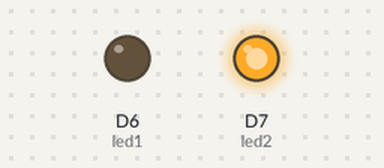
A sketch run on a simulated ESP8266 (NodeMCU). On the bench: output pins drawn as LEDs (lit = HIGH).

Above: at 0.2 s.
At 37.8 s:
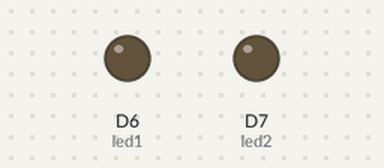
Timing chart, 0 to 39.3 s (numbered marks = the images above):
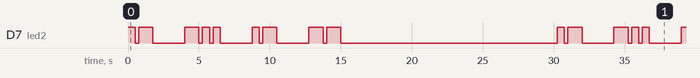

The sketch:

morsecode.ino
```cpp
int led1 = D6;

int led2 = D7;


void setup() {


    pinMode(led1, OUTPUT);
    pinMode(led2, OUTPUT);

}


void loop() {
    // To blink the LED, first we'll turn it on...
    //digitalWrite(led1, HIGH);
    //dots are represented by .5 second intervals
    //dashes are represented by 2 second intervals
    //there is a 2 second delay between letters
    //and a 15 second delay betwee iterations of the name


    //A
    digitalWrite(led2, HIGH);
    delay(500);
    digitalWrite(led2, LOW);
    delay(250);
    digitalWrite(led2, HIGH);
    delay(1000);
    digitalWrite(led2, LOW);
    delay(250);
    digitalWrite(led2, LOW);
    delay(2000);

    //D
    digitalWrite(led2, HIGH);
    delay(1000);
    digitalWrite(led2, LOW);
    delay(250);
    digitalWrite(led2, HIGH);
    delay(500);
    digitalWrite(led2, LOW);
    delay(250);
    digitalWrite(led2, HIGH);
    delay(500);
    digitalWrite(led2, LOW);
    delay(250);
    digitalWrite(led2, LOW);
    delay(2000);

    //A
    digitalWrite(led2, HIGH);
    delay(500);
    digitalWrite(led2, LOW);
    delay(250);
    digitalWrite(led2, HIGH);
    delay(1000);
    digitalWrite(led2, LOW);
    delay(250);
    digitalWrite(led2, LOW);
    delay(2000);

    //M
    digitalWrite(led2, HIGH);
    delay(1000);
    digitalWrite(led2, LOW);
    delay(250);
    digitalWrite(led2, HIGH);
    delay(1000);
    digitalWrite(led2, LOW);
    delay(250);
    digitalWrite(led2, LOW);
    delay(2000);


    // Wait 5 seconds in betwee
    digitalWrite(led2, LOW);
    delay(13000);


    // And repeat!
}
```

Measured:
- by itself, D7 (led2): repeats every 30.3 s: LOW 0.25 s, HIGH 1.0 s, LOW 2.3 s, HIGH 1.0 s, 2 × (LOW 0.25 s, HIGH 0.50 s), LOW 2.3 s, HIGH 0.50 s, LOW 0.25 s, HIGH 1.0 s, LOW 2.3 s, HIGH 1.0 s, LOW 0.25 s, HIGH 1.0 s, LOW 15.3 s, HIGH 0.50 s
- by itself, everything shown: repeats every 30.3 s, in 18 steps
